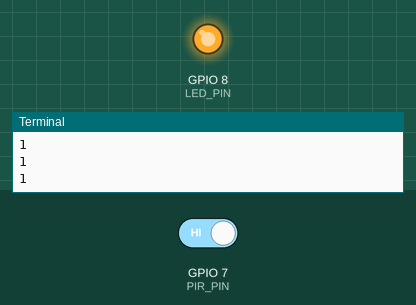
The program below on a simulated Raspberry Pi (BCM pin numbers). Parts: output pins drawn as LEDs (lit = HIGH), the last lines printed to the terminal. The inputs (shaded band) are chosen by the test bench; at power-on: GPIO 7 (PIR_PIN) HIGH.

Above: at 1.2 s.
1.3 s: GPIO 7 (PIR_PIN) driven LOW
At 2.0 s:
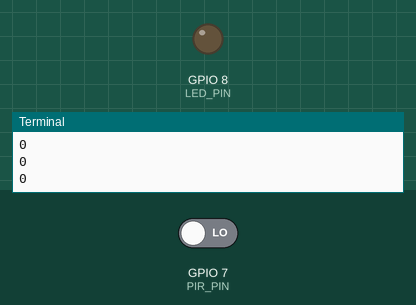
2.8 s: GPIO 7 (PIR_PIN) driven HIGH
At 3.1 s:
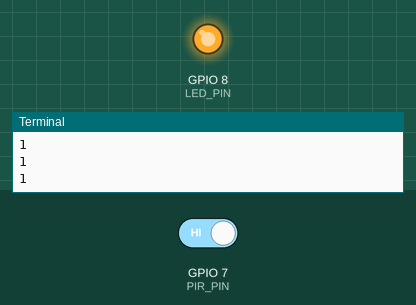
Timing chart, 0 to 5.8 s (numbered marks = the images above; inputs shaded):
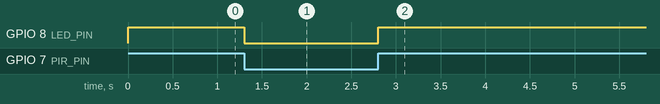

The program:

pir_led.py
```python
import RPi.GPIO as GPIO
import time

LED_PIN = 8
PIR_PIN = 7

GPIO.setmode(GPIO.BCM)

GPIO.setup(LED_PIN, GPIO.OUT)
#GPIO.setup(PIR_PIN, GPIO.IN, pull_up_down=GPIO.PUD_DOWN)
GPIO.setup(PIR_PIN, GPIO.IN)

try:
    while True:
        val = GPIO.input(PIR_PIN)
        print(val)
        GPIO.output(LED_PIN, val)
        time.sleep(0.1)
finally:
    GPIO.cleanup()
```

Measured:
- after the input at 1.3 s, GPIO 8 (LED_PIN): HIGH → LOW at once
- after the input at 2.8 s, GPIO 8 (LED_PIN): LOW → HIGH at once
